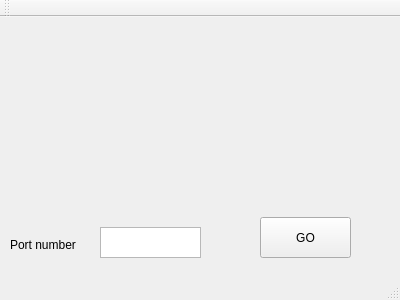
<?xml version="1.0" encoding="UTF-8"?>
<ui version="4.0">
 <class>MainWindow</class>
 <widget class="QMainWindow" name="MainWindow">
  <property name="geometry">
   <rect>
    <x>0</x>
    <y>0</y>
    <width>400</width>
    <height>300</height>
   </rect>
  </property>
  <property name="windowTitle">
   <string>MEDTask</string>
  </property>
  <widget class="QWidget" name="centralWidget">
   <widget class="QCustomPlot" name="widget" native="true">
    <property name="geometry">
     <rect>
      <x>9</x>
      <y>9</y>
      <width>381</width>
      <height>171</height>
     </rect>
    </property>
   </widget>
   <widget class="QLabel" name="label">
    <property name="geometry">
     <rect>
      <x>10</x>
      <y>220</y>
      <width>81</width>
      <height>16</height>
     </rect>
    </property>
    <property name="text">
     <string>Port number</string>
    </property>
   </widget>
   <widget class="QPushButton" name="pushButton">
    <property name="geometry">
     <rect>
      <x>260</x>
      <y>200</y>
      <width>91</width>
      <height>41</height>
     </rect>
    </property>
    <property name="text">
     <string>GO</string>
    </property>
   </widget>
   <widget class="QTextEdit" name="textEdit">
    <property name="geometry">
     <rect>
      <x>100</x>
      <y>210</y>
      <width>101</width>
      <height>31</height>
     </rect>
    </property>
   </widget>
   <zorder>widget</zorder>
   <zorder>label</zorder>
   <zorder>pushButton</zorder>
   <zorder>plainTextEdit</zorder>
   <zorder>textEdit</zorder>
  </widget>
  <widget class="QMenuBar" name="menuBar">
   <property name="geometry">
    <rect>
     <x>0</x>
     <y>0</y>
     <width>400</width>
     <height>19</height>
    </rect>
   </property>
  </widget>
  <widget class="QToolBar" name="mainToolBar">
   <attribute name="toolBarArea">
    <enum>TopToolBarArea</enum>
   </attribute>
   <attribute name="toolBarBreak">
    <bool>false</bool>
   </attribute>
  </widget>
  <widget class="QStatusBar" name="statusBar"/>
 </widget>
 <layoutdefault spacing="6" margin="11"/>
 <customwidgets>
  <customwidget>
   <class>QCustomPlot</class>
   <extends>QWidget</extends>
   <header location="global">qcustomplot.h</header>
   <container>1</container>
  </customwidget>
 </customwidgets>
 <resources/>
 <connections/>
</ui>
